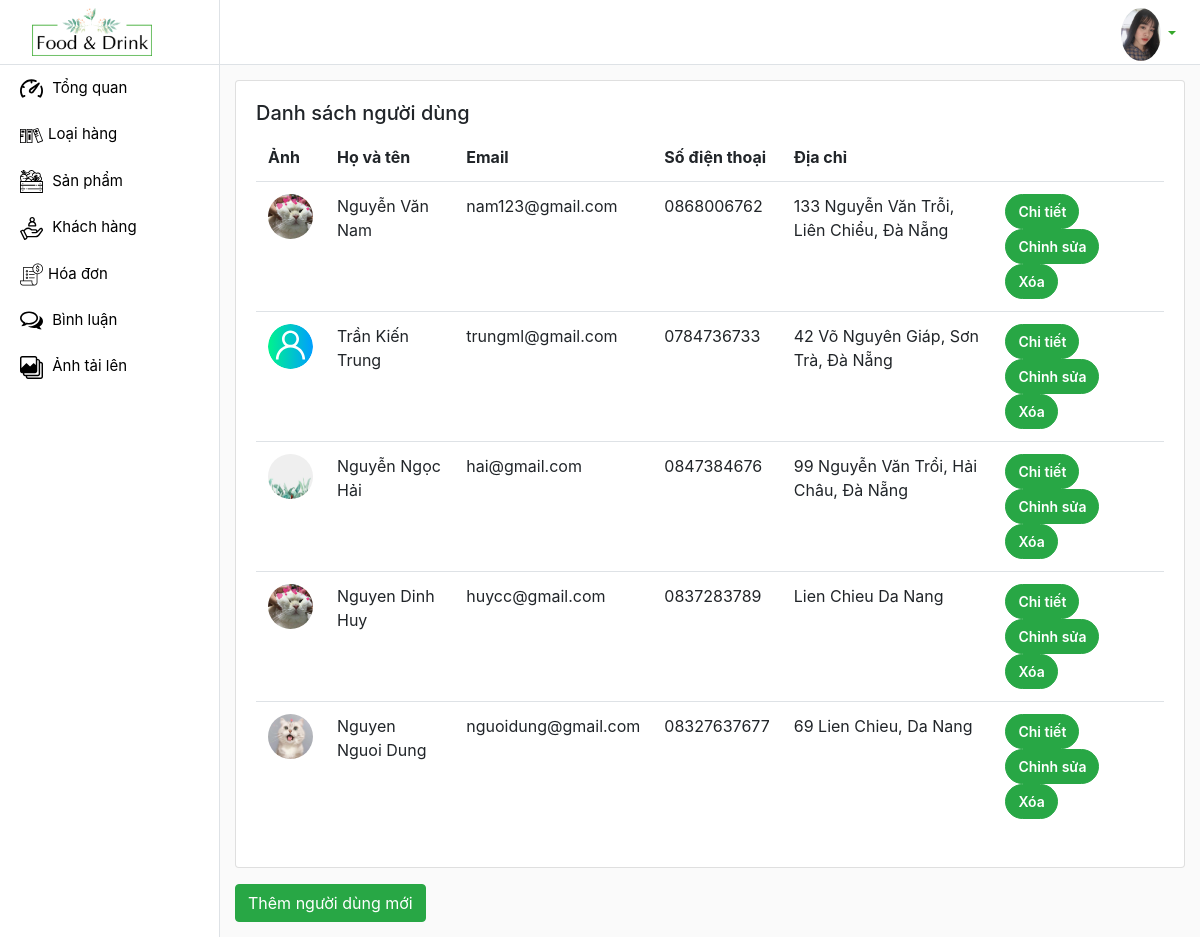
/admin/customers/index.php (signed in), run on the app's committed database.
### tables this page shows
CREATE TABLE `customers` (
  `id_customer` varchar(100) NOT NULL,
  `password` varchar(120) NOT NULL,
  `name_customer` varchar(100) NOT NULL,
  `gender` varchar(6) NOT NULL,
  `img_customer` varchar(120) NOT NULL,
  `email` varchar(110) NOT NULL,
  `phone` varchar(11) NOT NULL,
  `address` text NOT NULL,
  `role` int(2) NOT NULL
);

### admin/customers/index.php (called while the page is built, shortened)
<?php
    require '../../global.php';
    extract($_REQUEST);
    if(array_key_exists('deleteCustomer', $_REQUEST)) {
        deleteCustomer($id_customer);
        header("Location: ../customers");
    }
    else if(array_key_exists('viewEditCustomer', $_REQUEST)) {
        $customer = selectCustomerId($id_customer);
        $view_name = 'viewEditCustomer.php';
    }
    else {
        $customers = selectCustomers();
    }
    require '../layout.php';
?>

### DAO/functionCustomer.php (called while the page is built, shortened)
<?php
    require_once 'database.php';
    function selectCustomers() {
        global $db;
        $select = "SELECT * FROM customers WHERE role = 0";
        return $db->query($select);
    }
?>

### global.php (called while the page is built, shortened)
<?php
    require 'DAO/functionCustomer.php';
    $URL = "/du-an-1";
    $URL_IMG = $URL . '/images';
?>

### admin/customers/viewTableCustomer.php (the view, shortened to what this page needs)
<div class="card">
    <div class="card-body">
        <h5>Danh sách người dùng</h5>
        <div class="table-responsive">
            <table class="table table-hover">
                <thead>
                    <tr>
                        <th scope="col">Ảnh</th>
                        <th scope="col">Họ và tên</th>
                        <th scope="col">Email</th>
                        <th scope="col">Số điện thoại</th>
                        <th scope="col">Địa chỉ</th>
                        <th scope="col"></th>
                    </tr>
                </thead>
                <tbody>
                    <?php foreach ($customers as $customer) : ?>
                        <tr>
                            <td scope="row"><img src="<?= $URL_IMG ?>/imgCustomers/<?= $customer['img_customer'] ?>" class="rounded-circle" height="45px" width="45px"></td>
                            <td>
                                <?= $customer['name_customer'] ?>
                            </td>
                            <td><?= $customer['email'] ?></td>
                            <td><?= $customer['phone'] ?></td>
                            <td><?= $customer['address'] ?></td>
                            <td>
                                <a class="btn btn-success rounded-pill button " href="index.php?viewDetailCustomer&id_customer=<?= $customer['id_customer'] ?>" role="button">Chi tiết</a>
                                <a class="btn btn-success rounded-pill button " href="index.php?viewEditCustomer&id_customer=<?= $customer['id_customer'] ?>" role="button">Chỉnh sửa</a>
                                <a class="btn btn-success rounded-pill button" href="index.php?deleteCustomer&id_customer=<?= $customer['id_customer'] ?>" role="button" onclick="return confirm('Bạn có muốn xóa người dùng này ?')">Xóa</a>
                            </td>
                        </tr>
                    <?php endforeach ?>
                </tbody>
            </table>
        </div>
    </div>
</div>
<div class="mt-3">
    <button class="btn btn-success" type="button" data-toggle="collapse" data-target="#newCustomer" aria-expanded="false" aria-controls="collapseExample">
        Thêm người dùng mới
    </button>
</div>

### css/admin.css (style rules this page uses)
body { background-color: #fafafa; }
.table thead th { border-bottom: 1px solid #ededed; }
.table th { border-top: none }
.button { font-size: 14px; font-weight: 600; }

### css/index.css (style rules this page uses)
body { margin: 0; padding: 0; }
.table thead th { vertical-align: bottom; border-bottom: 0; border-top: 0; }

### data on the page
customers: img_customer (picture), name_customer "Nguyễn Văn Nam", email "nam123@gmail.com", phone "0868006762", address "133 Nguyễn Văn Trỗi, Liên Chiểu, Đà Nẵng"
customers: img_customer (placeholder picture), name_customer "Trần Kiến Trung", email "trungml@gmail.com", phone "0784736733", address "42 Võ Nguyên Giáp, Sơn Trà, Đà Nẵng"
customers: img_customer (picture), name_customer "Nguyễn Ngọc Hải", email "hai@gmail.com", phone "0847384676", address "99 Nguyễn Văn Trổi, Hải Châu, Đà Nẵng"
customers: img_customer (picture), name_customer "Nguyen Dinh Huy", email "huycc@gmail.com", phone "0837283789", address "Lien Chieu Da Nang"
customers: img_customer (picture), name_customer "Nguyen Nguoi Dung", email "nguoidung@gmail.com", phone "08327637677", address "69 Lien Chieu, Da Nang"
